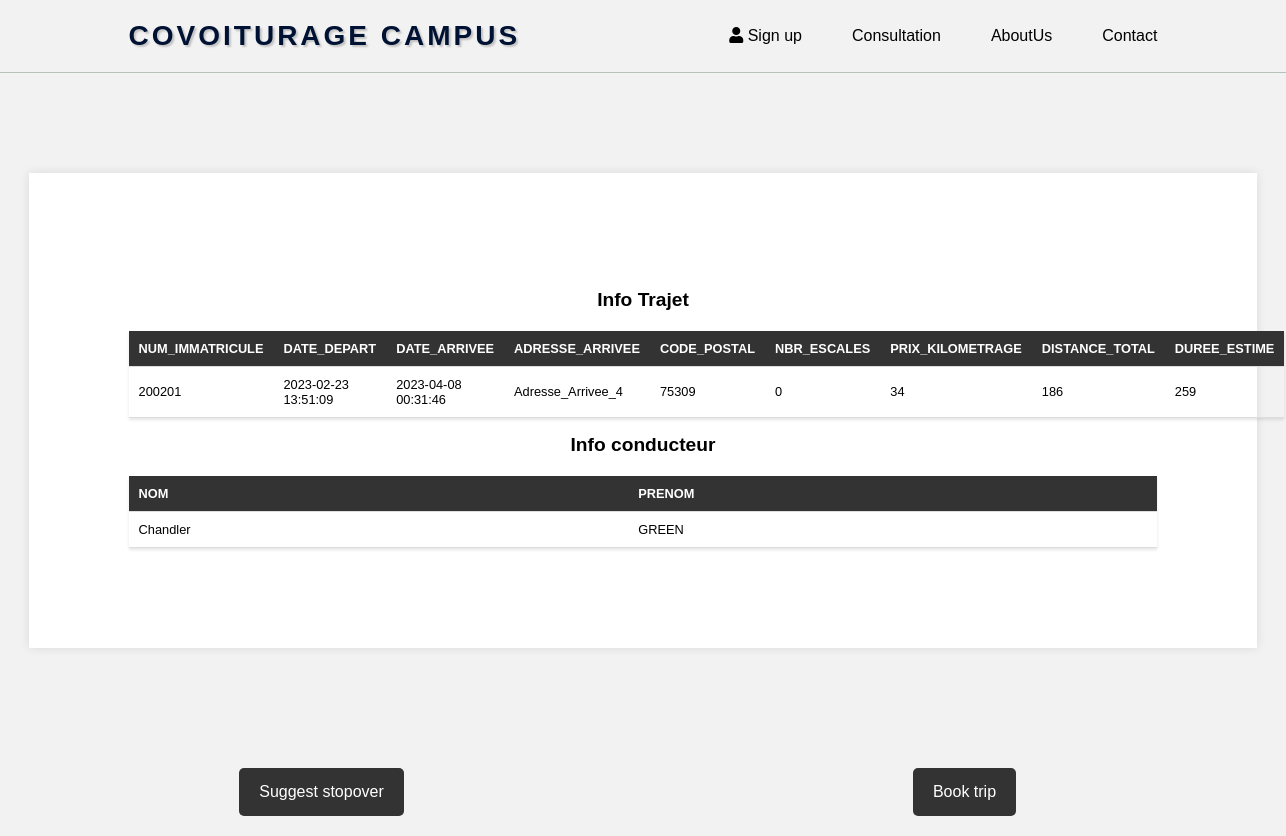
Page /php/info_trajet.php?num_trajet=4 on the committed database.
### tables this page shows
CREATE TABLE IF NOT EXISTS TRAJET (
    NUM_TRAJET INT AUTO_INCREMENT PRIMARY KEY, 
    NUM_IMMATRICULE INT NOT NULL,
    DATE_DEPART TIMESTAMP NOT NULL,
    DATE_ARRIVEE TIMESTAMP NOT NULL,
    ADRESSE_ARRIVEE VARCHAR(100) NOT NULL,
    CODE_POSTAL INT NOT NULL,
    NBR_ESCALES INT NOT NULL DEFAULT 0,
    PRIX_KILOMETRAGE INT NOT NULL,
    DISTANCE_TOTAL INT NOT NULL,
    DUREE_ESTIME INT NOT NULL,
    FOREIGN KEY (NUM_IMMATRICULE) REFERENCES VOITURE(NUM_IMMATRICULE) ON DELETE CASCADE ON UPDATE CASCADE
);

CREATE TABLE IF NOT EXISTS ETUDIANT (
    NUM_ETUDIANT INT NOT NULL,
    PRENOM VARCHAR(100) NOT NULL,
    NOM VARCHAR(100) NOT NULL,
    PRIMARY KEY (NUM_ETUDIANT)
);

### php/info_trajet.php (the view, shortened to what this page needs)
<!DOCTYPE html>
<html lang="en">
<head>
</head>
<body>
<?php
include('header.php');
include('../connect.php');
?>
<div id="container">
    <?php
    if (isset($_GET['num_trajet'])) {
        $num_trajet = $_GET['num_trajet'];
        $query_trajet = "SELECT * FROM TRAJET WHERE NUM_TRAJET=?";
        $stmt_trajet = $conn->prepare($query_trajet);
        $stmt_trajet->bind_param("i", $num_trajet);
        executeAndDisplay($stmt_trajet, "Info Trajet",
            ['NUM_IMMATRICULE', 'DATE_DEPART', 'DATE_ARRIVEE', 'ADRESSE_ARRIVEE', 'CODE_POSTAL', 'NBR_ESCALES', 'PRIX_KILOMETRAGE', 'DISTANCE_TOTAL', 'DUREE_ESTIME']);
        $query_conducteur = "SELECT E.NOM, E.PRENOM
                            FROM ETUDIANT E
                            JOIN CONDUCTEUR C ON C.NUM_CONDUCTEUR = E.NUM_ETUDIANT
                            JOIN VOITURE V ON C.NUM_CONDUCTEUR = V.NUM_CONDUCTEUR
                            JOIN TRAJET J ON J.NUM_IMMATRICULE = V.NUM_IMMATRICULE
                            WHERE J.NUM_TRAJET=?";
        $stmt_conducteur = $conn->prepare($query_conducteur);
        $stmt_conducteur->bind_param("i", $num_trajet);
        executeAndDisplay($stmt_conducteur, "Info conducteur", ['NOM', 'PRENOM']);
    }
    function executeAndDisplay($stmt, $heading, $columns) {
        if ($stmt->execute()) {
            $result = $stmt->get_result();
            echo "<h2>$heading</h2>";
            if ($result->num_rows > 0) {
                echo '<table>';
                echo '<tr>';
                foreach ($columns as $column) {
                    echo "<th>$column</th>";
                }
                echo '</tr>';
                while ($row = $result->fetch_assoc()) {
                    echo '<tr>';
                    foreach ($columns as $column) {
                        echo '<td>' . $row[$column] . '</td>';
                    }
                    echo '</tr>';
                }
                echo '</table>';
            } else {
                echo "No result found.";
            }
        } else {
            echo "Erreur: " . $stmt->error;
        }
    }
    ?>
</div>
<div class="row">
    <div class="column">
        <button class="button" id="ProposerEscale">Suggest stopover</button>
    </div>
    <div class="column">
        <button class="button" id="ReserverTrajet">Book trip</button>
    </div>
</div>
</body>
</html>

### php/info_trajet.php (style rules this page uses)
body { font-family: 'Segoe UI', Tahoma, Geneva, Verdana, sans-serif; padding-top: 60px; background-color: #f2f2f2; margin: 0; color: #000000; }
.row { display: flex; justify-content: center; margin-top: 20px; }
.column { flex: 1; padding: 10px; text-align: center; }
.button { background-color: #333; color: white; padding: 15px 20px; border: none; border-radius: 5px; cursor: pointer; font-size: 16px; transition: background-color 0.3s, transform 0.3s; }
#container { width: 80%; margin: 100px auto; background: white; padding: 100px; box-shadow: 0 0 10px rgba(0, 0, 0, 0.1); text-align: center; font-size: 0.8rem; }
table { width: 100%; border-collapse: collapse; margin-top: 20px; box-shadow: 0 2px 3px rgba(0, 0, 0, 0.1); text-align: center; }
th, td { padding: 10px; text-align: left; border-bottom: 1px solid #ddd; }
th { background-color: #333; color: white; }
button, input[type=submit] { background-color: #333; color: white; padding: 10px 20px; border: none; border-radius: 4px; cursor: pointer; font-size: 16px; margin: 10px 0; }

### php/header.php (style rules this page uses)
body { font-family: 'DyeLine', sans-serif; margin: 0; padding: 0; }

### rows in the picture
trajet: NUM_IMMATRICULE "200201", DATE_DEPART "2023-02-23 13:51:09", DATE_ARRIVEE "2023-04-08 00:31:46", ADRESSE_ARRIVEE "Adresse_Arrivee_4", CODE_POSTAL "75309", NBR_ESCALES "0", PRIX_KILOMETRAGE "34", DISTANCE_TOTAL "186", DUREE_ESTIME "259"
etudiant: NOM "Chandler", PRENOM "GREEN"

### other values in the picture
$heading "Info Trajet Info conducteur"
$column "NUM_IMMATRICULE"
$column "DATE_DEPART"
$column "DATE_ARRIVEE"
$column "ADRESSE_ARRIVEE"
$column "CODE_POSTAL"
$column "NBR_ESCALES"
$column "PRIX_KILOMETRAGE"
$column "DISTANCE_TOTAL"
$column "DUREE_ESTIME"
$column "NOM"
$column "PRENOM"
